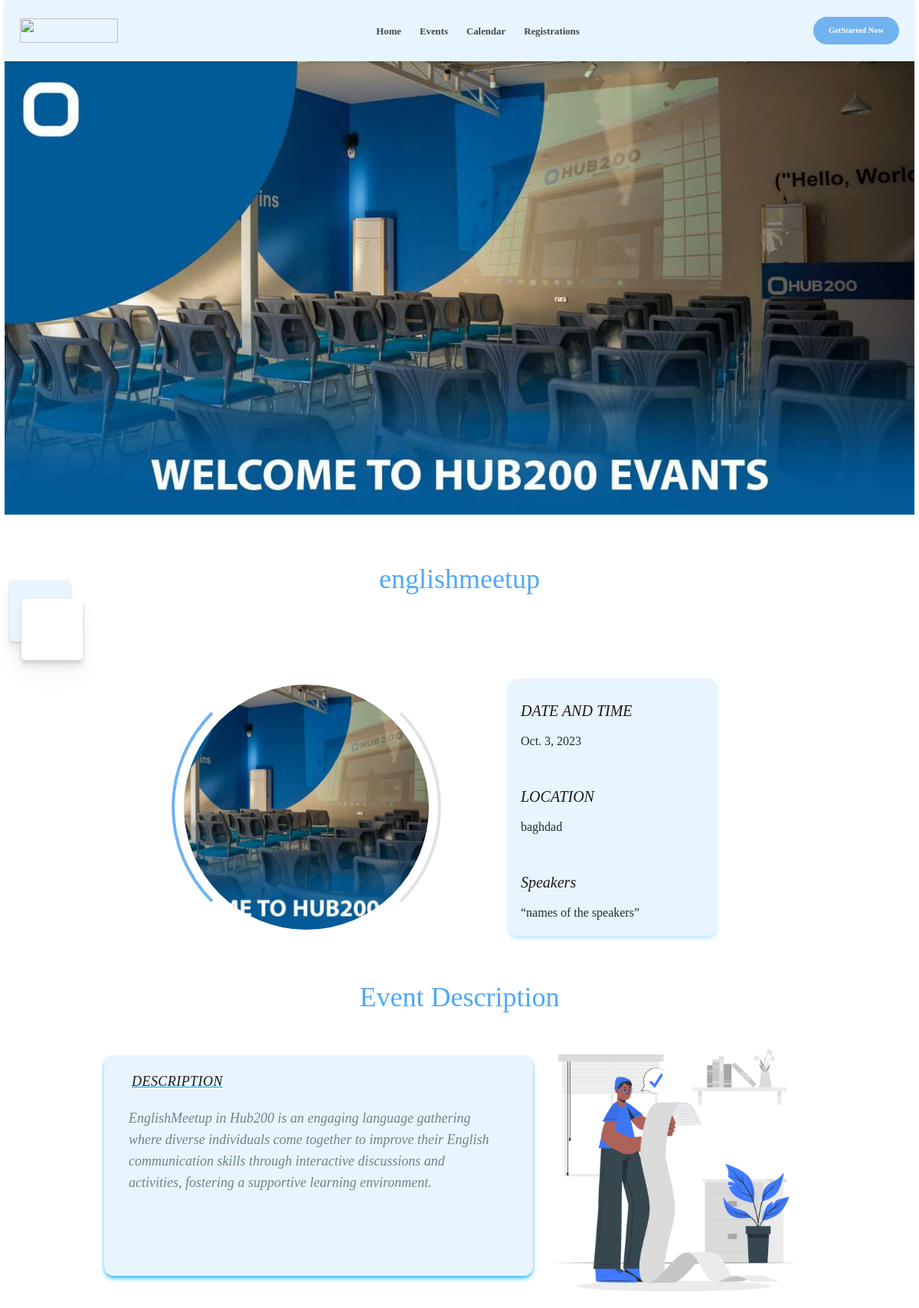
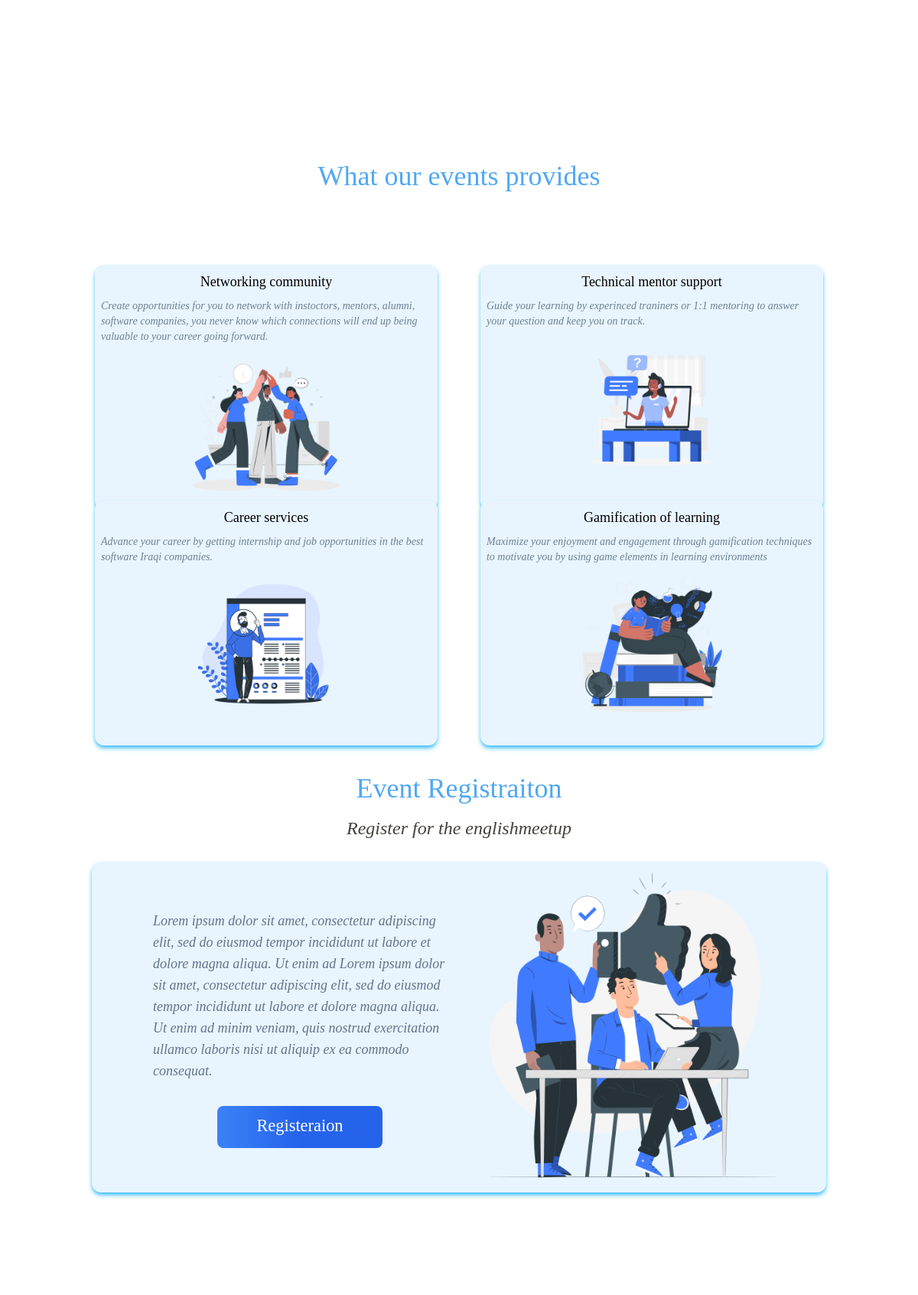
The app's page /display_event/1 (upper part) with its own data (2 pictures, top to bottom).
### ActivityEvents/models.py (models this page shows, shortened)
class Events(models.Model):
    title = models.CharField(max_length=50)
    description = models.TextField()
    event_date = models.DateField(default=timezone.now().date(),null=True)
    location = models.CharField(max_length=50)
    image = models.ImageField(upload_to='images/',null=True)
    status = models.BooleanField( default=True)

### ActivityEvents/views.py (the view)
# urls.py: path("display_event/<int:event_id>", views.display_event, name="display_event"),
def display_event(request,event_id):
    event = Events.objects.get(id=event_id)
    return render(request,'ActivityEvents/display_event.html',{'event':event})

### ActivityEvents/context_processors.py (called while the page is built)
def navigation_links(request):
    navigation_links = [
        {'text': 'Home', 'href': 'home'},
        {'text': 'Events', 'href': 'events'},
        {'text': 'Calendar', 'href': 'calendar'},
        {'text': 'Registrations', 'href': 'registrations'},
    ]
    return {'navigationlinks': navigation_links}

### ActivityEvents/templates/ActivityEvents/display_event.html (shortened to what this page needs)
{% extends "ActivityEvents/layout.html" %}
{% load static %}
{% block body %}
<section class="relative w-[99%] mx-auto flex flex-col justify-center items-center">
        <section class="xl:h-[30rem] lg:h-[37rem] md:h-[31rem]  w-full">
           <img class="w-full h-full " src="{% static 'ActivityEvents/details_image_page.jpg'%}" alt="">
        </section>
    <h1 class="mt-[4rem]  xl:text-5xl lg:text-4xl md:text-3xl font-medium text-[#50A8F5]">{{event.title}}</h1>
    <section class="pt-3 w-[99%]   xl:h-[28rem] lg:h-[26rem] md:h-[22rem]  flex flex-col justify-center items-center">
        <div class="w-full h-full flex justify-first items-first">
            <div class="xl:w-[5.5rem] xl:h-[5.5rem] lg:w-[5rem] lg:h-[5rem] md:w-[4.5rem] md:h-[4.5rem] bg-[#E8F5FF]  drop-shadow-xl shadow-[#BABDC2] shadow-sm  rounded-[0.3rem]  relative">
                <div class="xl:w-[5.5rem] xl:h-[5rem] lg:w-[5rem] lg:h-[5rem] md:w-[4.5rem] md:h-[4.5rem] bg-white  absolute mt-[1.5rem]  rounded-[0.3rem] left-[1rem] drop-shadow-md  "></div>
            </div>
</div>
        <div class="xl:w-[65rem] xl:h-[30rem] lg:w-[60rem] lg:h-[28rem] md:w-[55rem] md:h-[25rem] flex flex-row justify-center items-center relative ">
            <div class="content xl:w-[29rem] xl:h-[29rem] lg:w-[27rem] lg:h-[27rem] md:w-[25rem] md:h-[25rem] ml-[4rem] ">
                <div class=" xl:w-[22rem] xl:h-[22rem] lg:w-[20rem] lg:h-[20rem] md:w-[17rem] md:h-[17rem]  rounded-full  ">
                    <img class="w-full h-full rounded-full object-cover" src="{% static 'ActivityEvents/details_image_page.jpg'%}" alt="">
                </div>
            </div>
            <div id="post-1" class="xl:w-[19rem] xl:h-[23rem] lg:w-[17rem]  lg:h-[21rem] md:w-[15rem]  md:h-[19rem]   bg-[#E8F5FF] rounded-xl shadow-md overflow-hidden xl:mt-[3rem] lg:mt-[3rem] md:mt-[2.5rem]  shadow-sky-200 ml-[25rem] ">
                  <div class="p-2 ml-2 h-full w-full xl:mt-[2rem] lg:mt-[1rem]">
                    <h1 class="  text-indigo-500  text-stone-900 text-black-900 italic xl:text-2xl lg:text-xl md:text-lg mt-1 font-medium">DATE AND TIME</h1>
                    <p class=" mt-1 text-3g leading-tight text-slate-800 mt-4">{{event.event_date}} </p>
                    <br/>
                    <h1 class="  text-indigo-500  text-stone-900 text-black-900 xl:text-2xl lg:text-xl md:text-lg italic  mt-6 font-medium">LOCATION</h1>
                    <p class=" mt-1 text-3g leading-tight text-slate-800 mt-4">{{event.location}}</p>
                    <br/>
                    <h1 class="  text-indigo-500  text-stone-900 text-black-900 xl:text-2xl lg:text-xl md:text-lg italic  mt-6 font-medium">Speakers</h1>
                    <p class=" mt-1 text-3g leading-tight text-slate-800 mt-4">“names of the speakers”</p>
                  </div>
              </div>
        </div>
    </section>
    <section class="section-2  pt-3 w-[99%] xl:h-[30rem] lg:h-[28rem] md:h-[25rem] mt-[3rem] flex flex-col justify-center items-center ">
        <h1 class="mt-[3rem] mb-[1rem] xl:text-5xl lg:text-4xl md:text-3xl font-medium text-[#50A8F5]">Event Description</h1>
<div class="xl:w-[65rem] xl:h-[25rem] lg:w-[60rem] lg:h-[23rem] flex flex-row justify-center items-center">
        <div id="post-1" class="xl:w-[40rem] xl:h-[20rem] lg:w-[35rem] lg:h-[18rem] md:w-[33rem] md:h-[17.5rem] max-w-md  flex flex-row justify-center items-center bg-[#E8F5FF] rounded-xl shadow-md overflow-hidden md:max-w-2xl  p-3  shadow-sky-400">
                  <div class="p-2 w-full h-full">
                    <h1 class="uppercase tracking-wide text-sm text-indigo-500 text-stone-900 text-black-500 italic xl:text-xl lg:text-lg md:text-lg mb-2 ml-4 underline decoration-solid underline decoration-sky-500">Description</h1>
                    <p class="block mt-1 leading-tight text-[#6E8292] p-3 xl:text-xl lg:text-lg md:text-md mr-3 italic">{{event.description}}</p>
                  </div>
              </div>
<img class="xl:w-[25rem] xl:h-[25rem] lg:w-[23rem] lg:h-[23rem] md:w-[21rem] md:h-[21rem]" src="{% static 'ActivityEvents/Readinglistcuate.png' %}" alt="">
</div>
    </section>
    <section class="pt-3 w-[99%] xl:h-[50rem] lg:h-[45rem] md:h-[40rem] mt-[7rem] mb-[7rem] flex flex-col justify-center items-center">
        <h1 class="mt-[3rem] mb-[1rem] xl:text-5xl lg:text-4xl md:text-3xl font-medium text-[#50A8F5]">What our events provides</h1>
        <div class="xl:w-[65rem] xl:h-[27.5rem] lg:w-[60rem] lg:h-[25.5rem] grid grid-cols-2 grid-rows-2 gap-[3rem] mt-[5rem]">
                      <div class="xl:w-[30rem] xl:h-[21rem] lg:w-[28rem] lg:h-[20rem] md:w-[25rem] md:h-[17rem] max-w-md mx-auto bg-[#E8F5FF] rounded-xl shadow-md overflow-hidden md:max-w-2xl shadow-lg  shadow-sky-400">
                          <div class="p-2 w-full flex flex-col justify-center items-center">
                            <h1 class="xl:text-lg lg:text-lg md:text-md font-medium">Networking community</h1>
                            <p class="mt-2 text-[#6E8292] text-sm text-left italic">Create opportunities for you to network with instoctors, mentors, alumni, software companies, you never know which connections will end up being valuable to your career going forward.</p>
                            <img class="xl:w-[15rem] xl:h-[15rem] lg:w-[13rem] lg:h-[13rem] md:w-[10rem] md:h-[10rem]" src="{% static 'ActivityEvents/Teamspiritcuate.png' %}" alt="">
                          </div>
                      </div>
                      <div class="xl:w-[30rem] xl:h-[21rem] lg:w-[28rem] lg:h-[20rem] md:w-[25rem] md:h-[17rem] max-w-md mx-auto bg-[#E8F5FF] rounded-xl shadow-md overflow-hidden md:max-w-2xl shadow-lg  shadow-sky-400">
                        <div class="p-2 w-full flex flex-col justify-center items-center">
                          <h1 class="xl:text-lg lg:text-lg md:text-md font-medium">Technical mentor support</h1>
                          <p class="mt-2 text-[#6E8292] text-sm text-left italic">Guide your learning by experinced traniners or 1:1 mentoring to answer your question and keep you on track.</p>
                          <img class="xl:w-[15rem] xl:h-[15rem] lg:w-[13rem] lg:h-[13rem] md:w-[10rem] md:h-[10rem]" src="{% static 'ActivityEvents/ActiveSupportrafiki.png' %}" alt="">
                        </div>
                    </div>
                    <div class="xl:w-[30rem] xl:h-[21rem] lg:w-[28rem] lg:h-[20rem] md:w-[25rem] md:h-[17rem] xl:mt-[7rem] lg:mt-[5rem] md:mt-[1rem] max-w-md mx-auto bg-[#E8F5FF] rounded-xl shadow-md overflow-hidden md:max-w-2xl shadow-lg  shadow-sky-400">
                        <div class="p-2 w-full flex flex-col justify-center items-center">
                          <h1 class="xl:text-lg lg:text-lg md:text-md font-medium">Career services</h1>
                          <p class="mt-2 text-[#6E8292] text-sm text-left italic">Advance your career by getting internship and job opportunities in the best software Iraqi companies.</p>
                          <img class="xl:w-[15rem] xl:h-[15rem] lg:w-[13rem] lg:h-[13rem] md:w-[10rem] md:h-[10rem]" src="{% static 'ActivityEvents/Resumebro.png' %}" alt="">
                        </div>
                    </div>
                    <div class="xl:w-[30rem] xl:h-[21rem] lg:w-[28rem] lg:h-[20rem] md:w-[25rem] md:h-[17rem]  xl:mt-[7rem] lg:mt-[5rem] md:mt-[1rem] max-w-md mx-auto bg-[#E8F5FF] rounded-xl shadow-md overflow-hidden md:max-w-2xl shadow-lg  shadow-sky-400">
                        <div class="p-2 w-full flex flex-col justify-center items-center">
                          <h1 class="xl:text-lg lg:text-lg md:text-md font-medium">Gamification of learning</h1>
                          <p class="mt-2 text-[#6E8292] text-sm text-left italic">Maximize your enjoyment and engagement through gamification techniques to motivate you by using game elements in learning environments</p>
                          <img class="xl:w-[15rem] xl:h-[15rem] lg:w-[13rem] lg:h-[13rem] md:w-[10rem] md:h-[10rem]" src="{% static 'ActivityEvents/Knowledgecuate.png' %}" alt="">
                        </div>
                    </div>
        </div>
    </section>
    <section class="pt-3 w-[99%] xl:h-[40rem] lg:h-[35rem] lg:h-[30rem] mt-[5rem] mb-[5rem] flex flex-col justify-center items-center">
        <h1 class=" xl:text-5xl lg:text-4xl md:text-3xl text-[#50A8F5]">Event Registraiton</h1>
        <h1 class=" xl:text-2xl lg:text-2xl md:text-xl  mb-7 italic  text-stone-700 mt-[1rem] ">Register for the {{event.title}}</h1>
      <div class="xl:w-[65rem] xl:h-[30rem] lg:w-[60rem] lg:h-[27rem] md:w-[55rem] md:h-[24rem] flex flex-row justify-center items-center bg-[#E8F5FF] rounded-xl shadow-md mb-3  shadow-sky-400">
          <div class="p-8 xl:w-[30rem] xl:h-[30rem] lg:w-[28rem] lg:h-[28rem] flex flex-col justify-center items-center">
            <p class="mt-2 text-slate-500 xl:text-xl lg:text-lg md:text-md text-left mt-3 italic">Lorem ipsum dolor sit amet, consectetur adipiscing elit, sed do eiusmod tempor incididunt ut labore et dolore magna aliqua. Ut enim ad Lorem ipsum dolor sit amet, consectetur adipiscing elit, sed do eiusmod tempor incididunt ut labore et dolore magna aliqua. Ut enim ad minim veniam, quis nostrud exercitation ullamco laboris nisi ut aliquip ex ea commodo consequat.</p>
            <br/>
            <button type="button" class="text-white bg-gradient-to-r from-blue-500 via-blue-600 to-blue-600 hover:bg-gradient-to-br focus:ring-4 focus:outline-none focus:ring-blue-300 dark:focus:ring-blue-800 font-medium rounded-lg text-sm xl:px-[3.5rem] xl:py-[1rem] lg:px-[3.2rem] lg:py-[1rem] md:px-[2rem] md:py-[0.9rem]  text-center  mb-2 mt-2"><a class="text-[1.4rem]" href="{% url 'registrations' %}">Registeraion</a></button>
          </div>
          <img class="xl:w-[30rem] lg:w-[26rem] xl:w-[24rem] h-full" src="{% static 'ActivityEvents/Goodteampana.png' %}" alt="">
      </div>
    </section>
</section>
{% endblock %}

### ActivityEvents/templates/ActivityEvents/layout.html (shortened to what this page needs)
{% load static %}
<!DOCTYPE html>
<html lang="en">
    <head>
        <link rel="stylesheet" href="{% static 'ActivityEvents/styless.css' %}">
        <link rel="stylesheet" href="https://unpkg.com/leaflet@1.7.1/dist/leaflet.css" />
        <script src="https://cdn.tailwindcss.com"></script>
        <link href="https://vjs.zencdn.net/7.19.2/video-js.css"rel="stylesheet" />
        <link href="https://unpkg.com/@videojs/themes@1/dist/city/index.css" rel="stylesheet">
    </head>
    <body>
        <header class=" fixed top-0 left-0 right-0 mx-auto p-2 px-5 w-[99%] h-[5rem] bg-[#E8F5FF] flex justify-between items-center z-50 drop-shadow-md	">
            <img class="w-[8rem] h-[2rem]" src="{% static 'ActivityEvents/hub200logo.png' %}" />
            <nav class="xl:flex lg:flex md:hidden flex-row justify-center items-center  ml-[3.5rem] ">
                <ul class="flex flex-row justify-center items-center">
                    {% for link in navigationlinks %}
                    <li><a class='text-[0.8rem] mr-[1.5rem] font-semibold' href="{% url link.href %}" >{{link.text}}</a></li>
                    {% endfor %}
            </nav>
            <div class="xl:flex lg:flex md:hidden">
                {% if user.is_authenticated %}
                <div class="flex flex-row justify-center items-center">
                    {% if user.photo %}
                    <img class="w-[2.8rem] h-[2.8rem] rounded-full" src="{{user.photo.url}}" alt="">
                    {% endif %}
                    <h1 class="text-[0.9rem]  ml-[1rem] text-[#464747] font-medium">{{ user.username }}</h1>
                    <button class="w-[7rem] h-[2.2rem] ml-[1rem] text-[0.7rem] text-white bg-[#71B3F1] rounded-[4rem] font-semibold hover:text-[#50A8F5] hover:bg-white"><a href="{% url 'logoutuser' %}">Logout</a></button>
                </div>
                {% else %}
                <div>
                    <button class="w-[7rem] h-[2.2rem] text-[0.65rem] text-white bg-[#71B3F1] rounded-[4rem] font-semibold hover:text-[#50A8F5] hover:bg-white"><a href="{% url 'signin' %}">GetStarted Now</a></button>
                </div>
                {% endif %}
            </div>
        </header>
        <main class="min-h-screen pt-[5rem] box-border scroll-smooth overflow-x-hidden flex flex-col items-center">
            <div id="toastbox" class="z-50"></div>
            {% block body %}
            {% endblock %}
        </main>
    </body>
</html>

### ActivityEvents/static/ActivityEvents/styless.css (style rules this page uses)
body { font-family: "Proxima Nova", "Verdana", "Avenir Next"; }
#toastbox { position: absolute; margin-bottom: 5.5rem; right: 30px; display: flex; align-items: flex-end; flex-direction: column; overflow: hidden; padding: 15px; z-index: 1000; }

### ActivityEvents/templates/ActivityEvents/layout.html (style rules this page uses)
ul li a { color:#464747; }

### ActivityEvents/templates/ActivityEvents/display_event.html (style rules this page uses)
.content { border-radius: 50%; position: absolute; inset: 0; overflow: hidden; display: flex; justify-content: center; align-items: center; }
.content::before { content: ''; position: absolute; inset: 40px; border: 4px solid transparent; border-left: 4px solid #71B3F1; border-right: 4px solid #e2e2e2; border-radius: 50%; animation: animationcontent 5s linear infinite; z-index: 1; pointer-events: none; }

### records on screen
Events: title "englishmeetup", event_date "Oct. 3, 2023", location "baghdad", description "EnglishMeetup in Hub200 is an engaging language gathering where diverse individuals come together to improve their English communication skills through interactive discussions and activities, fostering a supportive learning environment."

### other values on screen
{{ link.text }} "Home" "Events" "Calendar" "Registrations"
